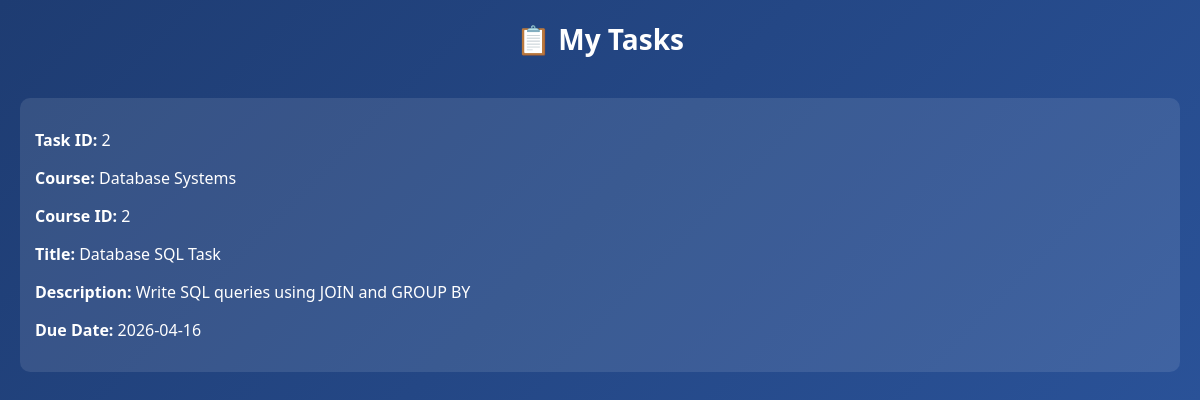
The app's page /instructor-tasks.php (signed in) with its own data.
### tables this page shows
CREATE TABLE `task` (
  `task_id` int(11) NOT NULL AUTO_INCREMENT,
  `course_id` int(11) DEFAULT NULL,
  `topic_id` int(11) DEFAULT NULL,
  `title` varchar(100) NOT NULL,
  `description` text DEFAULT NULL,
  `due_date` date DEFAULT NULL,
  PRIMARY KEY (`task_id`),
  KEY `fk_task_topic` (`course_id`,`topic_id`),
  CONSTRAINT `fk_task_topic` FOREIGN KEY (`course_id`, `topic_id`) REFERENCES `topic` (`course_id`, `topic_id`) ON DELETE CASCADE ON UPDATE CASCADE
);

CREATE TABLE `course` (
  `course_id` int(11) NOT NULL AUTO_INCREMENT,
  `credit_hours` int(11) NOT NULL CHECK (`credit_hours` > 0),
  `course_name` varchar(100) NOT NULL,
  `dep_id` int(11) DEFAULT NULL,
  `instructor_id` int(11) DEFAULT NULL,
  PRIMARY KEY (`course_id`),
  KEY `dep_id` (`dep_id`),
  KEY `instructor_id` (`instructor_id`),
  CONSTRAINT `course_ibfk_1` FOREIGN KEY (`dep_id`) REFERENCES `department` (`dep_id`) ON DELETE SET NULL ON UPDATE CASCADE,
  CONSTRAINT `course_ibfk_2` FOREIGN KEY (`instructor_id`) REFERENCES `instructor` (`instructor_id`) ON DELETE SET NULL ON UPDATE CASCADE
);

### instructor-tasks.php (the view, shortened to what this page needs)
<?php
$conn = new mysqli(
    "localhost",
    "root",
    "",
    "university_academic_support_system"
);
$instructor_id = $_SESSION['instructor_id'];
$sql = "
SELECT
    t.task_id,
    t.course_id,
    t.title,
    t.description,
    t.due_date,
    c.course_name
FROM task t
JOIN course c
ON t.course_id = c.course_id
WHERE c.instructor_id = '$instructor_id'
";
$result = $conn->query($sql);
?>
<!DOCTYPE html>
<html>
<head>
</head>
<body>
<div class="header">📋 My Tasks</div>
<div class="container">
<?php
if($result->num_rows > 0){
    while($row = $result->fetch_assoc()){
        echo "
        <div class='card'>
            <p><b>Task ID:</b> {$row['task_id']}</p>
            <p><b>Course:</b> {$row['course_name']}</p>
            <p><b>Course ID:</b> {$row['course_id']}</p>
            <p><b>Title:</b> {$row['title']}</p>
            <p><b>Description:</b> {$row['description']}</p>
            <p><b>Due Date:</b> {$row['due_date']}</p>
        </div>
        ";
    }
}else{
    echo "<p>No tasks found for your courses.</p>";
}
?>
</div>
</body>
</html>

### instructor-tasks.php (style rules this page uses)
body { margin:0; font-family:Segoe UI; background:linear-gradient(135deg,#1e3c72,#2a5298); color:white; }
.header { text-align:center; padding:20px; font-size:28px; font-weight:bold; }
.container { padding:20px; }
.card { background:rgba(255,255,255,0.1); padding:15px; border-radius:10px; margin-bottom:15px; }

### records on screen
task: task_id "2", course.course_name "Database Systems", course "2", title "Database SQL Task", description "Write SQL queries using JOIN and GROUP BY", due_date "2026-04-16"
